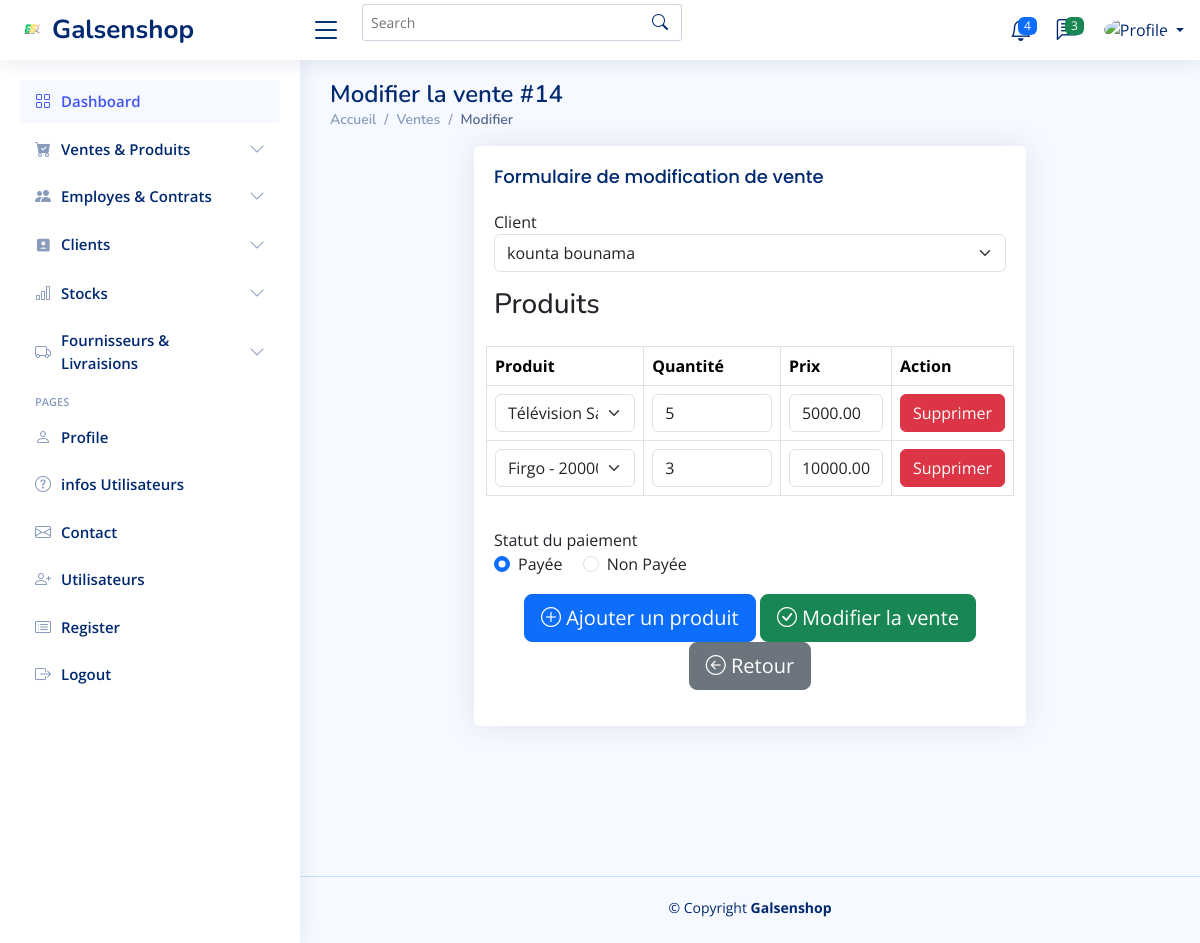
The page /ventes/modifier/14/ on the database its author committed.
### application/models.py (models this page shows, shortened)
class Vente(models.Model):
    STATUT_PAIEMENT_CHOICES = [
        ('payee', 'Payée'),
        ('non_payee', 'Non Payée'),
    ]
    client = models.ForeignKey(Client, on_delete=models.CASCADE, related_name='ventes')
    date = models.DateTimeField(auto_now_add=True)
    statut_paiement = models.CharField(
        max_length=10,
        choices=STATUT_PAIEMENT_CHOICES,
        default='non_payee',
        verbose_name=_("Statut Paiement")
    )

class Client(models.Model):
    nom = models.CharField(max_length=100, verbose_name="Nom")
    prenom = models.CharField(max_length=100, verbose_name="Prénom")
    email = models.EmailField(unique=True, verbose_name="Email")
    telephone = models.CharField(max_length=15, verbose_name="Téléphone")
    adresse = models.TextField(verbose_name="Adresse", blank=True, null=True)
    ville = models.CharField(
        max_length=50, verbose_name="Ville", blank=True, null=True)
    pays = models.CharField(
        max_length=50, verbose_name="Pays", blank=True, null=True)
    code_postal = models.CharField(
        max_length=10, verbose_name="Code Postal", blank=True, null=True)
    date_creation = models.DateTimeField(
        auto_now_add=True, verbose_name="Date de Création")
    class Meta:
        verbose_name = "Client"
        verbose_name_plural = "Clients"
        ordering = ['nom']

class VenteProduit(models.Model):
    vente = models.ForeignKey(Vente, on_delete=models.CASCADE, related_name="ventes_produits")
    produit = models.ForeignKey(Produit, on_delete=models.CASCADE)
    quantite = models.PositiveIntegerField()
    prix_unitaire = models.DecimalField(max_digits=10, decimal_places=2)

class Produit(models.Model):
    nom = models.CharField(max_length=100)
    description = models.TextField(blank=True, null=True)
    prix = models.DecimalField(max_digits=10, decimal_places=2)
    categorie = models.ForeignKey('Categorie', on_delete=models.CASCADE, related_name='produits')
    actif = models.BooleanField(choices=[(True, 'Disponible'), (False, 'Indisponible')], default=False)
    image = models.ImageField(upload_to='produits/', blank=True, null=True)

### application/views.py (the view, shortened to what this page needs)
# urls.py: path('ventes/modifier/<int:pk>/', views.modifier_vente, name='modifier_vente'),
def modifier_vente(request, pk):
    vente = get_object_or_404(Vente, id=pk)
    clients = Client.objects.all()  # Récupérer tous les clients
    produits = Produit.objects.all()  # Récupérer tous les produits
    return render(request, 'ventes/modifier_vente.html', {
        'vente': vente,
        'clients': clients,
        'produits': produits
    })

### templates/ventes/modifier_vente.html (shortened to what this page needs)
{% extends "base.html" %}
{% load static %}
{% block content %}
<main id="main" class="main">
  <div class="pagetitle">
    <h1>Modifier la vente #{{ vente.id }}</h1>
    <nav>
      <ol class="breadcrumb">
        <li class="breadcrumb-item"><a href="{% url 'home' %}">Accueil</a></li>
        <li class="breadcrumb-item"><a href="{% url 'liste_ventes' %}">Ventes</a></li>
        <li class="breadcrumb-item active">Modifier</li>
      </ol>
    </nav>
  </div>
  <section class="section">
    <div class="row justify-content-center">
      <div class="col-lg-8">
        <div class="card">
          <div class="card-body">
            <h5 class="card-title">Formulaire de modification de vente</h5>
            <form method="POST" class="row g-3">
              <div class="form-group">
                <label for="client">Client</label>
                <select id="client" name="client" class="form-select" required>
                  {% for client in clients %}
                  <option value="{{ client.id }}" {% if client == vente.client %}selected{% endif %}>
                    {{ client.nom }} {{ client.prenom }}
                  </option>
                  {% endfor %}
                </select>
              </div>
              <h3>Produits</h3>
              <table id="produits-table" class="table table-bordered">
                <thead>
                  <tr>
                    <th>Produit</th>
                    <th>Quantité</th>
                    <th>Prix</th>
                    <th>Action</th>
                  </tr>
                </thead>
                <tbody>
                  {% for produit_vendu in vente.ventes_produits.all %}
                  <tr>
                    <td>
                      <select name="produit[]" class="form-select" required>
                        {% for produit in produits %}
                        <option value="{{ produit.id }}" {% if produit == produit_vendu.produit %}selected{% endif %}>
                          {{ produit.nom }} - {{ produit.prix }} €
                        </option>
                        {% endfor %}
                      </select>
                    </td>
                    <td>
                      <input type="number" name="quantite[]" class="form-control" value="{{ produit_vendu.quantite }}" min="1" required />
                    </td>
                    <td>
                      <input type="text" name="prix[]" class="form-control" value="{{ produit_vendu.prix_unitaire }}" required />
                    </td>
                    <td>
                      <button type="button" class="btn btn-danger delete-row">Supprimer</button>
                    </td>
                  </tr>
                  {% endfor %}
                </tbody>
              </table>
              <div class="form-group">
                <label>Statut du paiement</label><br>
                <div class="form-check form-check-inline">
                  <input class="form-check-input" type="radio" name="statut_paiement" id="payee" value="payee" {% if vente.statut_paiement == 'payee' %}checked{% endif %}>
                  <label class="form-check-label" for="payee">Payée</label>
                </div>
                <div class="form-check form-check-inline">
                  <input class="form-check-input" type="radio" name="statut_paiement" id="non_payee" value="non_payee" {% if vente.statut_paiement == 'non_payee' %}checked{% endif %}>
                  <label class="form-check-label" for="non_payee">Non Payée</label>
                </div>
              </div>
              <div class="text-center">
                <button type="button" id="add-row" class="btn btn-primary btn-lg">
                  <i class="bi bi-plus-circle"></i> Ajouter un produit
                </button>
                <button type="submit" class="btn btn-success btn-lg">
                  <i class="bi bi-check-circle"></i> Modifier la vente
                </button>
                <a href="{% url 'liste_ventes' %}" class="btn btn-secondary btn-lg">
                  <i class="bi bi-arrow-left-circle"></i> Retour
                </a>
              </div>
            </form>
          </div>
        </div>
      </div>
    </div>
  </section>
</main>
{% endblock %}

### static/assets/css/style.css (style rules this page uses)
:root { scroll-behavior: smooth; }
body { font-family: "Open Sans", sans-serif; background: #f6f9ff; color: #444444; }
a { color: #4154f1; text-decoration: none; }
h1, h2, h3, h4, h5, h6 { font-family: "Nunito", sans-serif; }
#main { margin-top: 60px; padding: 20px 30px; transition: all 0.3s; }
.pagetitle { margin-bottom: 10px; }
.pagetitle h1 { font-size: 24px; margin-bottom: 0; font-weight: 600; color: #012970; }
.card { margin-bottom: 30px; border: none; border-radius: 5px; box-shadow: 0px 0 30px rgba(1, 41, 112, 0.1); }
.card-title { padding: 20px 0 15px 0; font-size: 18px; font-weight: 500; color: #012970; font-family: "Poppins", sans-serif; }
.card-body { padding: 0 20px 20px 20px; }
.breadcrumb { font-size: 14px; font-family: "Nunito", sans-serif; color: #899bbd; font-weight: 600; }
.breadcrumb a { color: #899bbd; transition: 0.3s; }
.breadcrumb .breadcrumb-item::before { color: #899bbd; }
.breadcrumb .active { color: #51678f; font-weight: 600; }
@media (min-width: 1200px) { #main, #footer { margin-left: 300px; } }

### rows shown on the page
Vente: id "14", client "kounta bounama", statut_paiement "☑ Payée", statut_paiement "☐ Non Payée"
VenteProduit: produit.nom "Télévision Samsung - 6789.00 €", quantite "5", prix_unitaire "5000.00"
VenteProduit: produit.nom "Firgo - 200000.00 €", quantite "3", prix_unitaire "10000.00"
